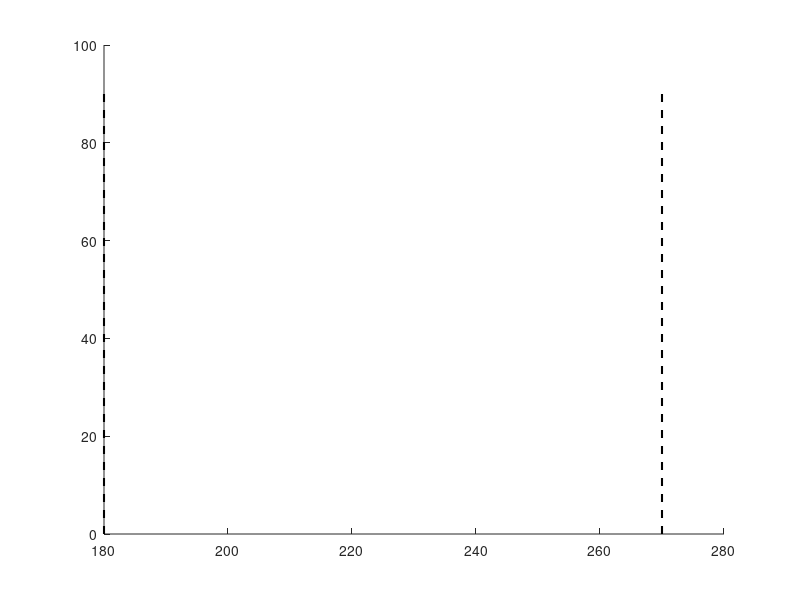

Recreate this plot in MATLAB. (Note: this script raises an error after producing the figure.)
% Script that reproduces Figure 4 of Fulvio, Miao, & Rokers - "Head
% jitter enhances 3D motion perception" - Journal of Vision

%% Figure 4a: percentage target interceptions as a function of binned presented direction for the head-tracking on (green), head-tracking off (blue), and lagged head-tracking (red) conditions

load AllSubsBinnedInterceptionData.mat;
% 24 subjects, 3 head-tracking conditions, 21 bins

binsize = 18; % deg
presentedAngleBinCenters = [0:binsize:360];

% some plotting parameters
markerFaceColor = [[0 128 255]; [112 191 65]; [255 38 0]]./255; % off, on, lagged
markerEdgeLineWidth = 2;
lineWidth = 1.5;

figure,
hold on,

% start with all of the line elements in the plot 
plot([180 180],[0 90],'k--','LineWidth',lineWidth)
plot([270 270],[0 90],'k--','LineWidth',lineWidth)

for c=1:3
    errbar(presentedAngleBinCenters,avebinnedInterceptions(c,:),sembinnedInterceptions(c,:),'-','Color',markerFaceColor(c,:),'LineWidth',markerEdgeLineWidth)
    plot(presentedAngleBinCenters,avebinnedInterceptions(c,:),'-','LineWidth',markerEdgeLineWidth,'Color',markerFaceColor(c,:))
end

% add in the circular symbols
for c=1:3
    if c==1
        plot(presentedAngleBinCenters,avebinnedInterceptions(c,:),'o','MarkerSize',10,'MarkerFaceColor','w','MarkerEdgeColor',markerFaceColor(c,:),'LineWidth',markerEdgeLineWidth) % use an open white symbol for fixed
    elseif c==2 || c==3
        plot(presentedAngleBinCenters,avebinnedInterceptions(c,:),'o','MarkerSize',10,'MarkerFaceColor',markerFaceColor(c,:),'MarkerEdgeColor',markerFaceColor(c,:),'LineWidth',markerEdgeLineWidth)
    end
end

grid off;
axis([-15 370 -5 100])
set(gca,'xtick', [0:90:360]);
set(gca,'ytick', [0:30:90]);
set(gca,'FontSize',18);
set(gca,'LineWidth',1.5)
set(gca,'TickDir','out');
xlabel('Presented direction (deg)')
ylabel('Target Interceptions (%)')
set(gcf,'Color','w');


%% Figure 4b: sensitivity (d') and bias (c) plots for the off, on, and lagged conditions 

% left plot: sensitivity (d')
load AllSubsdPrime.mat;

markerFaceColor = [[0 128 255]; [112 191 65]; [255 38 0]]./255;
markerEdgeLineWidth = 2;
binsize = 15; % deg
presentedAngleBinCenters = [7.5:binsize:360];

% fdr correction comparing head-tracking on to head-tracking lagged
for b=1:size(dprime_fortests,3)
    [h,p,ci,stats] = ttest(squeeze(dprime_fortests(2,:,b)),squeeze(dprime_fortests(3,:,b)),'tail','right');  % is sensitivity (d') larger in the on vs lagged condition as hypothesized?
    binpvals(b) = p;
end

[h, crit_p, adj_ci_cvrg, adj_p]=fdr_bh(binpvals); % default: alpha = 0.05 level
binhs = h;

[h, crit_p, adj_ci_cvrg, adj_p]=fdr_bh(binpvals,.1); % also check 0.1 level for trending when FDR-corrected
binhspt1 = h;


% plotting
figure,
hold on,

% start with all the line-based details on the plot
for cc=1:3
    errbar(presentedAngleBinCenters(1:size(dprime_fortests,3)),avedprime(cc,:),semdprime(cc,:),'-','Color',markerFaceColor(cc,:),'LineWidth',markerEdgeLineWidth)
    plot(presentedAngleBinCenters(1:size(dprime_fortests,3)),avedprime(cc,:),'-','LineWidth',2,'Color',markerFaceColor(cc,:))
end

% add in the circular symbols
for cc=1:3
    if cc==1
        plot(presentedAngleBinCenters(1:size(dprime_fortests,3)),avedprime(cc,:),'o','MarkerSize',10,'MarkerFaceColor','w','MarkerEdgeColor',markerFaceColor(cc,:),'LineWidth',markerEdgeLineWidth)
    elseif cc==2 || c==3
        plot(presentedAngleBinCenters(1:size(dprime_fortests,3)),avedprime(cc,:),'o','MarkerSize',10,'MarkerFaceColor',markerFaceColor(cc,:),'MarkerEdgeColor',markerFaceColor(cc,:),'LineWidth',markerEdgeLineWidth)
    end
end

% add fdr-corrected significance symbols
for b=1:size(dprime_fortests,3)
    if binhs(b)==1 % filled symbols for < .05 level
        plot(presentedAngleBinCenters(b),3,'ks','MarkerFaceColor','k','MarkerSize',8,'LineWidth',1.5)
    elseif binhspt1(b)==1 % open symbols for < .1 level
        plot(presentedAngleBinCenters(b),3,'ks','MarkerFaceColor','w','MarkerSize',8,'LineWidth',1.5)
    end
end

grid off;
axis([-5 90 -.25 3.25])

set(gca,'xtick', [0:45:90]);
set(gca,'ytick', [0:3]);
set(gca,'FontSize',18);
set(gca,'LineWidth',1.5)
set(gcf,'Color','w');
set(gca,'TickDir','out');
xlabel('Presented direction (deg)', 'FontSize', 18)
ylabel('Sensitivity (d-prime)', 'FontSize', 18)
axis square



% right plot: bias (c)
load AllSubsBias.mat;

% fdr correction comparing head-tracking on to head-tracking lagged
for b=1:size(bias_fortests,3)
    [h,p,ci,stats] = ttest(squeeze(bias_fortests(2,:,b)),squeeze(bias_fortests(3,:,b)),'tail','left');  % is bias smaller in the on vs lagged condition as hypothesized?
    binpvals(b) = p;
end

[h, crit_p, adj_ci_cvrg, adj_p]=fdr_bh(binpvals); % default: alpha = 0.05 level
binhs = h;

[h, crit_p, adj_ci_cvrg, adj_p]=fdr_bh(binpvals,.1); % also check 0.1 level for trending when FDR-corrected
binhspt1 = h;

% plotting
figure,
hold on,

% start with all the line-based details on the plot
for cc=1:3
    errbar(presentedAngleBinCenters(1:size(bias_fortests,3)),avebias(cc,:),sembias(cc,:),'-','Color',markerFaceColor(cc,:),'LineWidth',markerEdgeLineWidth)
    plot(presentedAngleBinCenters(1:size(bias_fortests,3)),avebias(cc,:),'-','LineWidth',2,'Color',markerFaceColor(cc,:))
end

% add in the circular symbols
for cc=1:3
    if cc==1
        plot(presentedAngleBinCenters(1:size(bias_fortests,3)),avebias(cc,:),'o','MarkerSize',10,'MarkerFaceColor','w','MarkerEdgeColor',markerFaceColor(cc,:),'LineWidth',markerEdgeLineWidth)
    elseif cc==2 || c==3
        plot(presentedAngleBinCenters(1:size(bias_fortests,3)),avebias(cc,:),'o','MarkerSize',10,'MarkerFaceColor',markerFaceColor(cc,:),'MarkerEdgeColor',markerFaceColor(cc,:),'LineWidth',markerEdgeLineWidth)
    end
end

% add fdr-corrected significance symbols
for b=1:size(bias_fortests,3)
    if binhs(b)==1 % filled symbols for < .05 level
        plot(presentedAngleBinCenters(b),.65,'ks','MarkerFaceColor','k','MarkerSize',8,'LineWidth',1.5)
    elseif binhspt1(b)==1 % open symbols for < .1 level
        plot(presentedAngleBinCenters(b),.65,'ks','MarkerFaceColor','w','MarkerSize',8,'LineWidth',1.5)
    end
end

grid off;
axis([-5 90 -.05 .7])

set(gca,'xtick', [0:45:90]);
set(gca,'ytick', [-.2:.2:.6]);
set(gca,'FontSize',18);
set(gca,'LineWidth',1.5)
set(gcf,'Color','w');
set(gca,'TickDir','out');
xlabel('Presented direction (deg)', 'FontSize', 18)
ylabel('Bias (c)', 'FontSize', 18)
axis square


% statistical tests of overall difference in sensitivity and bias across
% the three head-tracking conditions

% sensitivity
[h,p,ci,stats] = ttest(subdprime(1,:), subdprime(2,:),'alpha', 0.05/3,'tail','left') % is sensitivity greater with head-tracking on than off?
[h,p,ci,stats] = ttest(subdprime(3,:), subdprime(2,:),'alpha', 0.05/3,'tail','left') % is sensitivity greater with head-tracking on than lagged?
[h,p,ci,stats] = ttest(subdprime(3,:), subdprime(1,:),'alpha', 0.05/3) % is sensitivity different with head-tracking off versus lagged?

% bias
[h,p,ci,stats] = ttest(subbias(1,:), subbias(2,:),'alpha', 0.05/3,'tail','right') % is bias smaller with head-tracking on than off?
[h,p,ci,stats] = ttest(subbias(3,:), subbias(2,:),'alpha', 0.05/3,'tail','right') % is bias smaller with head-tracking on than lagged?
[h,p,ci,stats] = ttest(subbias(3,:), subbias(1,:),'alpha', 0.05/3) % is bias different with head-tracking off versus lagged?



%% Figure 4c: head jitter as a function of the three head-tracking conditions

load AllSubsHeadJitter.mat;
% for plotting purposes, we load head jitter for 21 subjects (data from 3 had to be omitted due to excessive tracking
% errors) x 3 head-tracking conditions (off, on, lagged)
% for statistical purposes, we load the larger data table containing the
% head jitter for each trial on which it could be reliably measured for each subject for each condition with block
% order information included

% left plot: Average median 3D translational head jitter
% plotting parameters
barColor = [[0 128 255];[112 191 65];[255 38 0]]./255;
lineWidth = 1.5;
barWidth = 0.1;
fontSize = 18;

nSubs = size(Med_Trans_AllSubs,1);

figure,
hold on,

bar(.4,mean(Med_Trans_AllSubs(:,1)), barWidth, 'FaceColor',barColor(1,:),'LineWidth',lineWidth) % off
errbar(.4,mean(Med_Trans_AllSubs(:,1)),std(Med_Trans_AllSubs(:,1))/sqrt(nSubs),'k-','LineWidth',lineWidth)
bar(.6,mean(Med_Trans_AllSubs(:,2)), barWidth, 'FaceColor',barColor(2,:),'LineWidth',lineWidth) % on
errbar(.6,mean(Med_Trans_AllSubs(:,2)),std(Med_Trans_AllSubs(:,2))/sqrt(nSubs),'k-','LineWidth',lineWidth)
bar(.8,mean(Med_Trans_AllSubs(:,3)), barWidth, 'FaceColor',barColor(3,:),'LineWidth',lineWidth) % lagged
errbar(.8,mean(Med_Trans_AllSubs(:,3)),std(Med_Trans_AllSubs(:,3))/sqrt(nSubs),'k-','LineWidth',lineWidth)

axis([0.2 1.2 0 20]) 

grid off;
axis square;

set(gca,'FontSize',fontSize);
set(gca,'LineWidth',1.5)
set(gca,'ytick', [0:5:20])
set(gca,'xtick',[.4 .6 .8])
set(gca,'xticklabel',{'off','on','lagged'});
set(gca,'TickDir','out');
ylabel('Translational jitter (mm)')
xlabel('Viewing Condition')
set(gcf,'Color','w');


% statistical analysis - linear mixed effects model that includes block
% order by subject as a random variable
model = fitlme(dataTableTranslationJitter, 'TranslationJitter ~ HeadtrackingC + (BlockOrderC|Subject)'); 
disp(model) % displays estimated weights and t-stats and p-values associated with comparisons of head-tracking off and lagged relative to head-tracking on - additional comparisons can be made by changing the reference lag
stats = anova(model) % provides summary F-statistics


% right plot: Average median 3D rotational head jitter
% plotting parameters
barColor = [[0 128 255];[112 191 65];[255 38 0]]./255;
lineWidth = 1.5;
barWidth = 0.1;
fontSize = 18;

nSubs = size(Med_Rot_AllSubs,1);

figure,
hold on,

bar(.4,mean(Med_Rot_AllSubs(:,1)), barWidth, 'FaceColor',barColor(1,:),'LineWidth',lineWidth) % off
errbar(.4,mean(Med_Rot_AllSubs(:,1)),std(Med_Rot_AllSubs(:,1))/sqrt(nSubs),'k-','LineWidth',lineWidth)
bar(.6,mean(Med_Rot_AllSubs(:,2)), barWidth, 'FaceColor',barColor(2,:),'LineWidth',lineWidth) % on
errbar(.6,mean(Med_Rot_AllSubs(:,2)),std(Med_Rot_AllSubs(:,2))/sqrt(nSubs),'k-','LineWidth',lineWidth)
bar(.8,mean(Med_Rot_AllSubs(:,3)), barWidth, 'FaceColor',barColor(3,:),'LineWidth',lineWidth) % lagged
errbar(.8,mean(Med_Rot_AllSubs(:,3)),std(Med_Rot_AllSubs(:,3))/sqrt(nSubs),'k-','LineWidth',lineWidth)

axis([0.2 1.2 0 200]) 

grid off;
axis square;

set(gca,'FontSize',fontSize);
set(gca,'LineWidth',1.5)
set(gca,'ytick', [0:50:200])
set(gca,'xtick',[.4 .6 .8])
set(gca,'xticklabel',{'off','on','lagged'});
set(gca,'TickDir','out');
ylabel('Rotational jitter (arcmin)')
xlabel('Viewing Condition')
set(gcf,'Color','w');


% statistical analysis - linear mixed effects model that includes block
% order by subject as a random variable
model = fitlme(dataTableRotationJitter, 'RotationJitter ~ HeadtrackingC + (BlockOrderC|Subject)'); 
disp(model) % displays estimated weights and t-stats and p-values associated with comparisons of head-tracking off and lagged relative to head-tracking on - additional comparisons can be made by changing the reference lag
stats = anova(model) % provides summary F-statistics